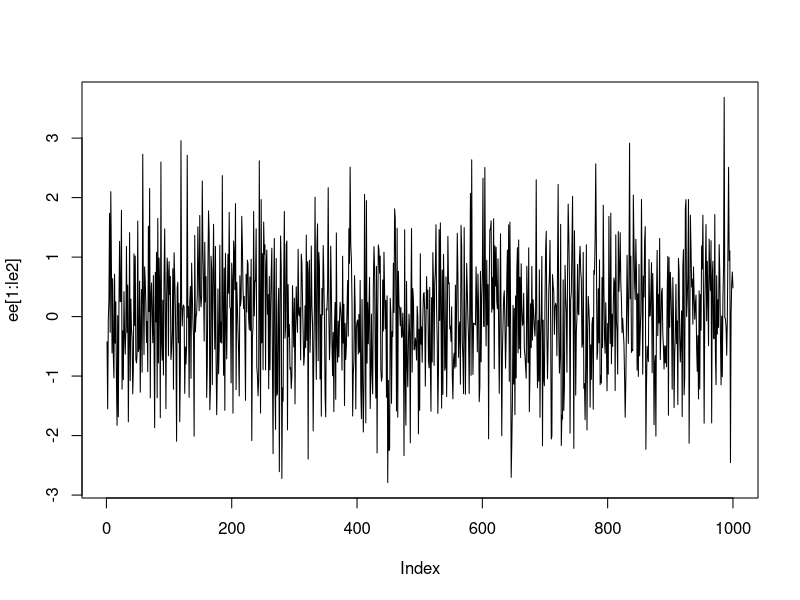
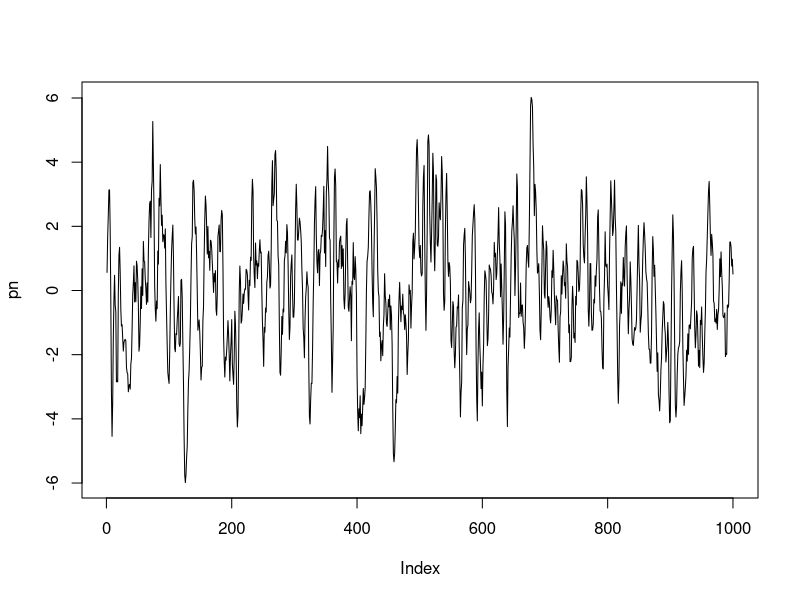
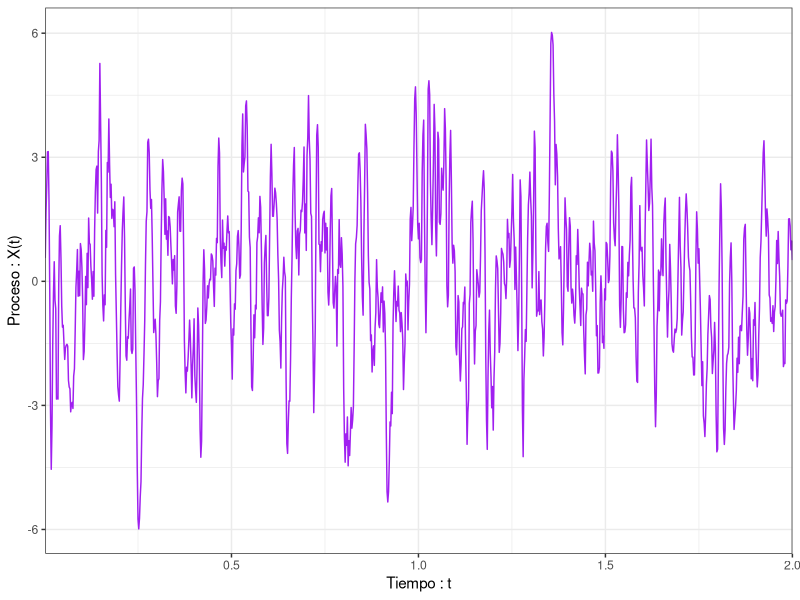
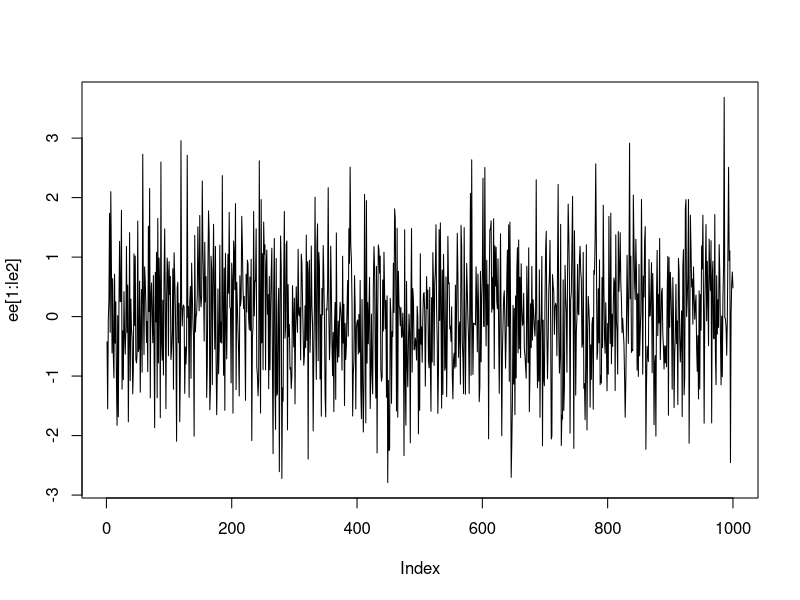
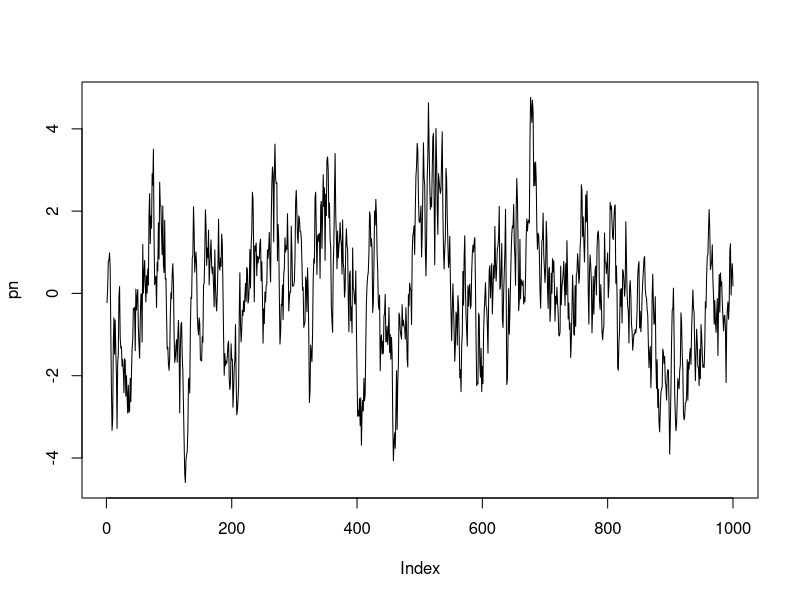
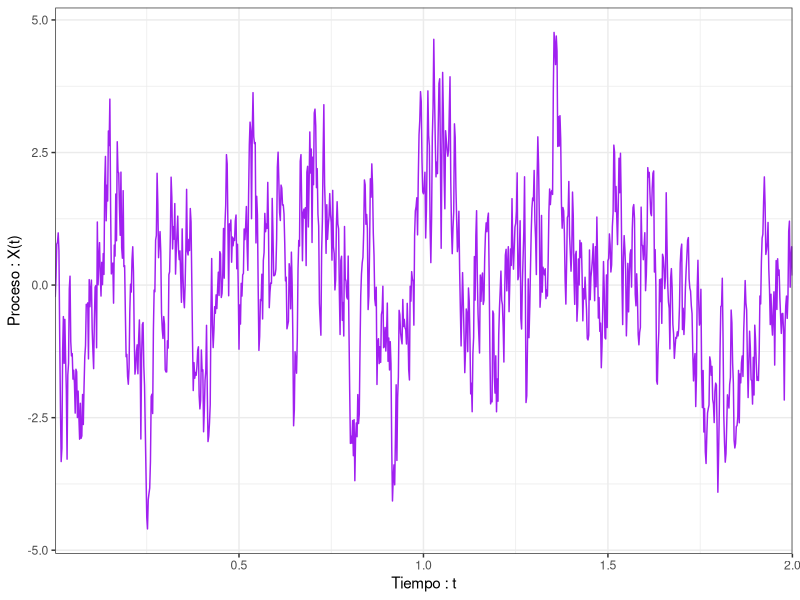
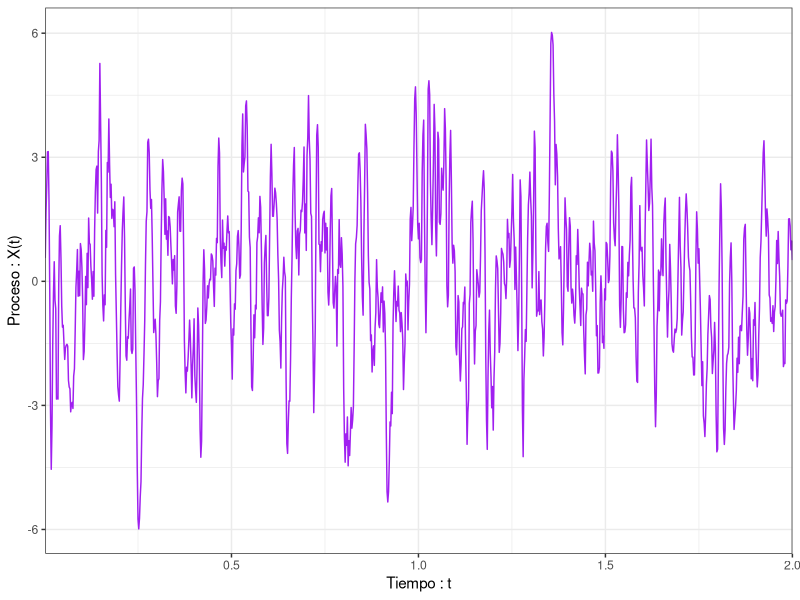
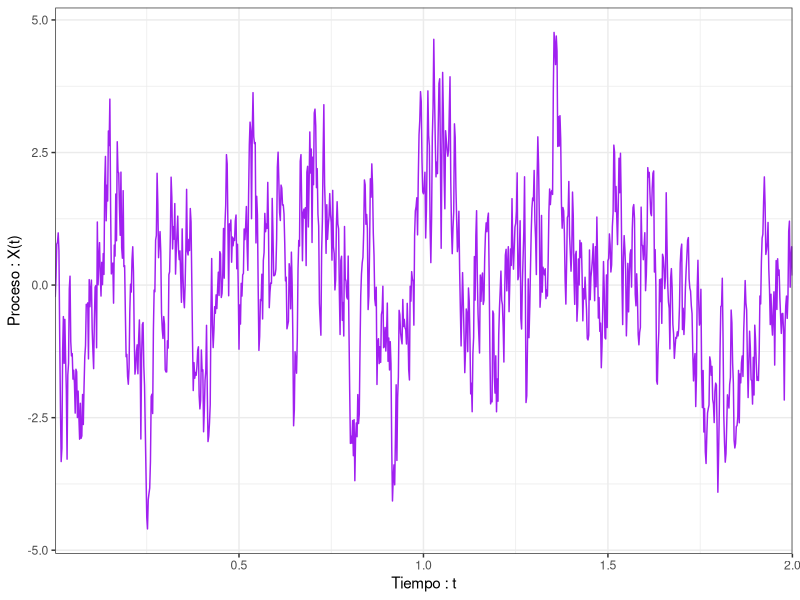

Here is the R script that generated these plots, in order:
###########################################################
## Ruidos de colores #####################################

require('ggpubr')
require('scales')

###########################################################
setwd('C:/Users/EQUIPO 1/Desktop/julio/Tesis_respaldo/TESIS/img_mas_ejemplos')
grabar = T

set.seed(2018)

le1 = 100000
le2 = 1000

ee = rnorm(le2 + 2*le1 + 1)

tt = 1:le1
gg = 2/(tt**2+1)
gg = c(rev(gg),1,gg)

le1 = length(gg)

pn = rep(0,le2)

for(i in 1:le2){
  pn[i] = sum(gg*ee[1:le1+ i-1])
}

plot(ee[1:le2],type='l')
plot(pn,type='l')

tt = 1:le2

m = rbind(pn,tt)

m = as.data.frame(t(m))
colnames(m) = c('pin','te')
m$te = m$te/500

ggplot(m,aes(x=te,y=pin)) +
  xlab('Tiempo : t')+ylab('Proceso : X(t)')+
  theme_bw() +
  theme(panel.background = element_rect(fill = 'transparent',colour = NA),
        plot.background = element_rect(fill = 'transparent',colour = NA))+
  scale_x_continuous(expand=c(0,0))+
  geom_line(color='purple')

# grabar
ggsave(file=paste0('ruido_rosa.pdf'),#width=3,height=2,
       bg='transparent',unit='cm')

###########################################################

set.seed(2018)

le1 = 100000
le2 = 1000

ee = rnorm(le2 + 2*le1 + 1)

tt = 1:le1
gg = 1/(tt+1)
gg = c(rev(gg),1,gg)

le1 = length(gg)

pn = rep(0,le2)

for(i in 1:le2){
  pn[i] = sum(gg*ee[1:le1+ i-1])
}

plot(ee[1:le2],type='l')
plot(pn,type='l')

tt = 1:le2

m = rbind(pn,tt)

m = as.data.frame(t(m))
colnames(m) = c('pin','te')
m$te = m$te/500

ggplot(m,aes(x=te,y=pin)) +
  xlab('Tiempo : t')+ylab('Proceso : X(t)')+
  theme_bw() +
  theme(panel.background = element_rect(fill = 'transparent',colour = NA),
        plot.background = element_rect(fill = 'transparent',colour = NA))+
  scale_x_continuous(expand=c(0,0))+
  geom_line(color='purple')

# grabar
ggsave(file=paste0('ruido_rosa.pdf'),#width=3,height=2,
       bg='transparent',unit='cm')
